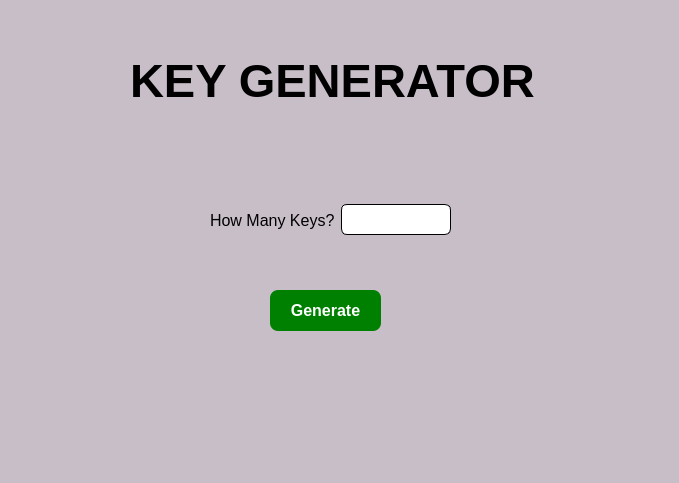
<?xml version="1.0" encoding="UTF-8"?>
<ui version="4.0">
 <class>MainWindow</class>
 <widget class="QMainWindow" name="MainWindow">
  <property name="geometry">
   <rect>
    <x>0</x>
    <y>0</y>
    <width>679</width>
    <height>483</height>
   </rect>
  </property>
  <property name="windowTitle">
   <string>KEYGEN</string>
  </property>
  <widget class="QWidget" name="centralwidget">
   <property name="styleSheet">
    <string notr="true">#keyNumEdit { border: 1px solid black;
padding: 4px;
font-size: 16px;
border-radius: 6px;
}

#btnGenerate {
background-color: green;
border-radius: 8px;
padding: 2px;
color: white;
}

#btnGenerate:hover{background-color: rgb(20,200,20);
}

#centralwidget {background-color:rgb(200,190,200)}</string>
   </property>
   <widget class="QPushButton" name="btnGenerate">
    <property name="geometry">
     <rect>
      <x>270</x>
      <y>290</y>
      <width>111</width>
      <height>41</height>
     </rect>
    </property>
    <property name="font">
     <font>
      <pointsize>12</pointsize>
      <weight>75</weight>
      <bold>true</bold>
     </font>
    </property>
    <property name="cursor">
     <cursorShape>PointingHandCursor</cursorShape>
    </property>
    <property name="text">
     <string>Generate</string>
    </property>
   </widget>
   <widget class="QWidget" name="horizontalLayoutWidget">
    <property name="geometry">
     <rect>
      <x>210</x>
      <y>180</y>
      <width>241</width>
      <height>80</height>
     </rect>
    </property>
    <layout class="QHBoxLayout" name="horizontalLayout">
     <item>
      <widget class="QLabel" name="label">
       <property name="font">
        <font>
         <pointsize>12</pointsize>
        </font>
       </property>
       <property name="text">
        <string>How Many Keys?</string>
       </property>
      </widget>
     </item>
     <item>
      <widget class="QLineEdit" name="keyNumEdit">
       <property name="font">
        <font>
         <pointsize>-1</pointsize>
        </font>
       </property>
       <property name="inputMethodHints">
        <set>Qt::ImhNone</set>
       </property>
      </widget>
     </item>
    </layout>
   </widget>
   <widget class="QLabel" name="label_2">
    <property name="geometry">
     <rect>
      <x>130</x>
      <y>50</y>
      <width>411</width>
      <height>61</height>
     </rect>
    </property>
    <property name="font">
     <font>
      <pointsize>35</pointsize>
      <weight>75</weight>
      <bold>true</bold>
     </font>
    </property>
    <property name="text">
     <string>KEY GENERATOR</string>
    </property>
   </widget>
  </widget>
  <widget class="QMenuBar" name="menubar">
   <property name="geometry">
    <rect>
     <x>0</x>
     <y>0</y>
     <width>679</width>
     <height>21</height>
    </rect>
   </property>
  </widget>
 </widget>
 <resources/>
 <connections/>
</ui>
